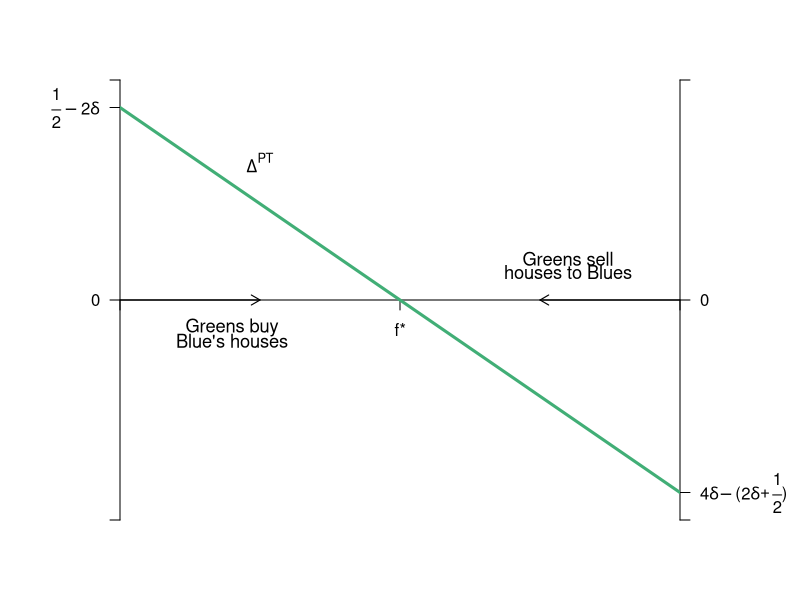

Generate this figure with R:
#Graph Designer: Simon Halliday + Scott Cohn
#Authors: Bowles and Halliday
#Title: Coordination, Conflict and Competition: A Text in Microeconomics

library(shape)
pdf(file = "public_mechanism/after_tax_benefit.pdf", width = 7, height = 9)

#Set parameters for graphics
axislabelsize <- 1.5
labelsize <- 1.1
graphlinewidth <- 3
segmentlinewidth <- 2

COL <- c("#7fc97f", "#beaed4", "#fdc086", "#ffff99", "#386cb0", "#f0027f", "#bf5b17", "#666666")
COLA <- c("#e0f3db", "#99d8c9","#66c2a4","#41ae76", "#238b45", "#005824")
COLB <- c("#4eb3d3", "#2b8cbe", "#0868ac","#084081")

#Edited the margins to cater for the larger LHS labels
par(mar =  c(4, 6, 4, 6))

# Post Tax Benefit

delta_PT <- function(delta = -0.1, f){
  f*(4*delta - 1) + 1/2 - 2*delta
}


#Add limits on axes and levels of utility for each function 
ylims <- c(-0.8, 0.8)
xlims <- c(0, 1)

npts <- 501 
x <- seq(xlims[1], xlims[2], length.out = npts)
y <- seq(ylims[1], ylims[2], length.out = npts) 

plot(0, 0, xlim = xlims, ylim = ylims, type = "n",
     xlab = expression(paste("")),
     ylab = expression(paste("")), 
     xaxt = "n", 
     yaxt = "n", 
     cex.lab = axislabelsize, 
     bty = "n", 
     xaxs="i", 
     yaxs="i"
)

#x and y limits with plain axes without ticks/numbers to match previous graph; y axes on both sides

ticksy <- c(ylims[1], 0, delta_PT(delta = -0.1, f = 0), ylims[2])
ylabels <- c(NA, 0, expression(paste(frac(1,2) - 2, delta)), NA)
ticksx <- c(xlims[1], 0.5, xlims[2])
xlabels <- c(NA, expression(paste(f,"*")), NA)
ticksy2 <- c(ylims[1], delta_PT(delta = -0.1, f = 1), 0, ylims[2])
ylabels2 <- c(NA, expression(paste(4, delta, -"(", 2, delta, + frac(1,2), ")")), 0, NA)

axis(1, at = ticksx, pos = 0, labels = xlabels)
axis(2, at = ticksy, pos = 0, labels = ylabels, las = 1)
axis(4, at = ticksy2, pos = 1, labels = ylabels2, las = 1)

npts <- 503 
xx1 <- seq(xlims[1], xlims[2], length.out = npts)


#Axis labels and draw linear utility functions
text(0.5, -1.5, expression(paste("x")), xpd = TRUE, cex = axislabelsize, srt = 0) 
#text(, side = 1, line = 2, cex = axislabelsize)
text(xlims[1] - 0.75, 0.5*ylims[2], expression(paste("y")), xpd = TRUE, cex = axislabelsize, srt = 90) 

# Draw the graphs
lines(xx1, delta_PT(f = xx1), col = COLA[4], lwd = graphlinewidth)

# Text Labels
text(0.2, - 0.1, expression(paste("Greens buy")), cex = labelsize)
text(0.2, - 0.15, expression(paste("Blue's houses")), cex = labelsize)

text(0.8, 0.15, expression(paste("Greens sell")), cex = labelsize)
text(0.8, 0.1, expression(paste("houses to Blues")), cex = labelsize)

text(0.25, 0.5, expression(paste(Delta^"PT")), cex = labelsize)

#Axis arrow
arrows(0, 0, 0.25, 0, code = 2, length = 0.1, lwd = 0.75*axislabelsize, lty = 1)
arrows(0.75, 0, 1, 0, code = 1, length = 0.1, lwd = 0.75*axislabelsize, lty = 1)
dev.off()
